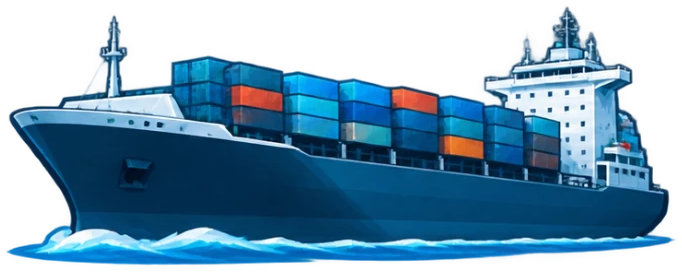
#> input picture godot/assets/brand/ship.png, 682 x 272 px; its folder holds 4 pictures in this run
$ python logo_anim.py out.png
#> lines starting #> are read from the running program, lines starting #| are printed output that depends on the picture
#!/usr/bin/env python3
"""The TryRoute logo animated: its parts (assets/brand/*.png: plane, ship, train, truck, title) put together as
the logo pulled tight and the word smaller, then the word grows to its size while the vehicles move a little outwards from the centre, quick at first and slowing down —
all at once: the truck right, the ship left, the plane up to the top right corner, the train left — and a gleam runs across the word.

    python3 tools/logo_anim.py OUT.mp4                    on the game's dark blue
    python3 tools/logo_anim.py OUT.mov --alpha            with transparency (ProRes 4444, for editing)
    python3 tools/logo_anim.py OUT.webm --alpha           with transparency (VP9)
    python3 tools/logo_anim.py frame.png --at 2.5         one frame, to check
    python3 tools/logo_anim.py logo.png --at 3 --alpha --nogleam --trim --size 2560x1440
                                                          the still the game's logo is made of (assets/img)
    options: --size 1920x1080, --fps 60, --dur 4.5, --bg "#0b1826"
"""
import argparse
import math
import os
import subprocess

from PIL import Image, ImageChops, ImageDraw, ImageFilter

HERE = os.path.dirname(os.path.abspath(__file__))
BRAND = os.path.join(HERE, "..", "assets", "brand")

# the logo as drawn (the reference picture, 1523 × 482): each part's scale and its top left corner there;
# drawn back to front, the word last
LAYOUT = [("ship", .80, 244, 98), ("plane", .79, 634, 104), ("truck", .747, 1036, 214), ("train", .795, 28, 243), ("title", .869, 268, 244)]
REF = (1523, 482)
# each part: where it starts (pulled in towards the centre: a tight logo) and where it ends (a little out), in the
# reference's pixels from its place in LAYOUT, when it starts moving and for how long: all together, with the word
# growing — quick at first, slowing down to a stop
MOVE = {"truck": ((-46, 0), (26, 0), .30, 2.2), "ship": ((34, 6), (-24, 0), .30, 2.2),
	"plane": ((-44, 30), (30, -22), .30, 2.2), "train": ((46, 0), (-26, 0), .30, 2.2), "title": ((0, 0), (0, 0), 0, 1)}
TITLE_GROW = (.86, .30, 2.2)   # the word: from this part of its size, growing to it with the rest (start, seconds)
GLEAM = (2.6, 3.6)   # the gleam across the word, once everything has settled


def ease(f):
    """quick at first, slowing down smoothly to a stop; a soft start (the first frames ease in), no overshoot"""
    f = min(max(f, 0.0), 1.0)
    out = 1 - (1 - f) ** 3
    return out * (1 - (1 - min(1.0, f / .12)) ** 2 * .5) if f < .12 else out


def main():
    ap = argparse.ArgumentParser(description=__doc__, formatter_class=argparse.RawDescriptionHelpFormatter)
    ap.add_argument("out")
    ap.add_argument("--size", default="1920x1080")
    ap.add_argument("--fps", type=float, default=60)
    ap.add_argument("--dur", type=float, default=4.8)
    ap.add_argument("--bg", default="#0b1826")
    ap.add_argument("--alpha", action="store_true")
    ap.add_argument("--at", type=float, default=None)
    ap.add_argument("--nogleam", action="store_true", help="no gleam (a still for the game's logo)")
    ap.add_argument("--trim", action="store_true", help="with --at: cropped to the logo itself")
    ap.add_argument("--width", type=float, default=.78, help="the logo's width as a part of the frame's")
    a = ap.parse_args()
    W, H = map(int, a.size.split("x"))
    K = W * a.width / REF[0]                     # the reference's pixels → the frame's
    ox, oy = (W - REF[0] * K) / 2, (H - REF[1] * K) / 2
    parts = {}
    for name, s, x, y in LAYOUT:
        im = Image.open(os.path.join(BRAND, name + ".png")).convert("RGBA")
#> im is the input picture: PIL image 682x272 RGBA; mean R, G, B, A 26.5, 67.2, 96, 153.3
        im = im.resize((max(1, round(im.width * s * K)), max(1, round(im.height * s * K))), Image.LANCZOS)
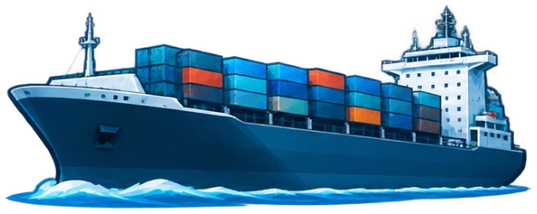
#> im: PIL image 537x214 RGBA; mean R, G, B, A 25.4, 65.4, 93.2, 153.3; transparent parts drawn white
        parts[name] = (im, ox + x * K, oy + y * K)
#> pass 2 of the loop in main, `for name, s, x, y in LAYOUT:`:
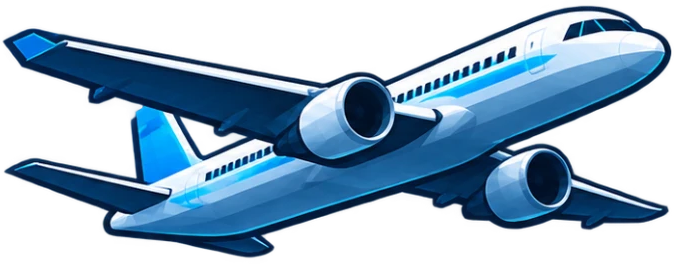
#> input picture godot/assets/brand/plane.png, 674 x 264 px
#> in main, im is the input picture: PIL image 674x264 RGBA; mean R, G, B, A 33.8, 60.8, 84.1, 131.8
#> in main, `im = im.resize((max(1, round(im.width * s * K)), max(1, round(im.heigh..`:
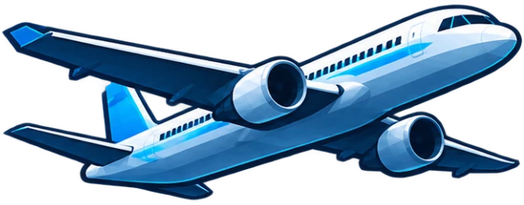
#> im: PIL image 524x205 RGBA; mean R, G, B, A 33.6, 60.4, 83.1, 131.8; transparent parts drawn white
    title, tx, ty = parts["title"]
    # the gleam only on the letters' light faces, not the dark outline
    lum = title.convert("L").point(lambda v: 255 if v > 95 else 0)
    face = ImageChops.multiply(lum, title.getchannel("A")).filter(ImageFilter.GaussianBlur(.6 * K))

    def frame(t):
        bg = (0, 0, 0, 0) if a.alpha else tuple(int(a.bg.lstrip("#")[i:i + 2], 16) for i in (0, 2, 4)) + (255,)
        F = Image.new("RGBA", (W, H), bg)
        for name, _, _, _ in LAYOUT:
            im, x, y = parts[name]
            (ax, ay), (bx, by), t0, d = MOVE[name]
            e = ease((t - t0) / d)
            dx, dy = ax + (bx - ax) * e, ay + (by - ay) * e
            if name == "title":   # the word grows to its size about its centre
                s0, g0, gd = TITLE_GROW
                sc = s0 + (1 - s0) * ease((t - g0) / gd)
                if sc < .9995:
                    nw, nh = round(im.width * sc), round(im.height * sc)
                    F.alpha_composite(im.resize((nw, nh), Image.LANCZOS), (round(x + (im.width - nw) / 2), round(y + (im.height - nh) / 2)))
                    continue
            F.alpha_composite(im, (round(x + dx * K), round(y + dy * K)))
        g = -1 if a.nogleam else (t - GLEAM[0]) / (GLEAM[1] - GLEAM[0])
        if 0 < g < 1:   # a slanted band of light across the word, left to right: a bright core in a soft glow
            hgt = title.height
            sk = hgt * .45
            cx = -hgt * 1.2 + (title.width + hgt * 2.4) * (1 - (1 - g) ** 1.6)
            m = Image.new("L", title.size, 0)
            for bw, blur, k in ((hgt * .9, .45, .45), (hgt * .22, .18, 1.0)):
                band = Image.new("L", title.size, 0)
                ImageDraw.Draw(band).polygon([(cx - bw / 2 + sk, 0), (cx + bw / 2 + sk, 0), (cx + bw / 2 - sk, hgt), (cx - bw / 2 - sk, hgt)], fill=int(255 * k))
                m = ImageChops.lighter(m, band.filter(ImageFilter.GaussianBlur(bw * blur)))
            fade = min(1.0, math.sin(math.pi * g) * 1.6)
            m = ImageChops.multiply(m, face).point(lambda v: int(v * fade))
            white = Image.new("RGBA", title.size, (255, 255, 255, 0))
            white.putalpha(m)
            F.alpha_composite(white, (round(tx), round(ty)))
        return F

    if a.at is not None:
        im = frame(a.at)
        if a.trim:
            im = im.crop(im.getchannel("A").getbbox())
        im.save(a.out)
        return
    n = int(round(a.dur * a.fps))
    if a.alpha and a.out.lower().endswith(".mov"):
        enc = ["-c:v", "prores_ks", "-profile:v", "4444", "-pix_fmt", "yuva444p10le"]
    elif a.alpha:
        enc = ["-c:v", "libvpx-vp9", "-pix_fmt", "yuva420p", "-b:v", "0", "-crf", "20", "-row-mt", "1"]
    else:
        enc = ["-c:v", "libx264", "-preset", "slow", "-crf", "16", "-pix_fmt", "yuv420p", "-movflags", "+faststart"]
    p = subprocess.Popen(["ffmpeg", "-v", "error", "-y", "-f", "rawvideo", "-pix_fmt", "rgba", "-s", f"{W}x{H}", "-r", str(a.fps), "-i", "-"] + enc + [a.out],
                         stdin=subprocess.PIPE)
    for i in range(n):
        p.stdin.write(frame(i / a.fps).tobytes())
    p.stdin.close()
    p.wait()
    print(f"done: {a.out} ({n} frames)")


if __name__ == "__main__":
#> (the run stopped early here; a loop or call above may not have finished)
